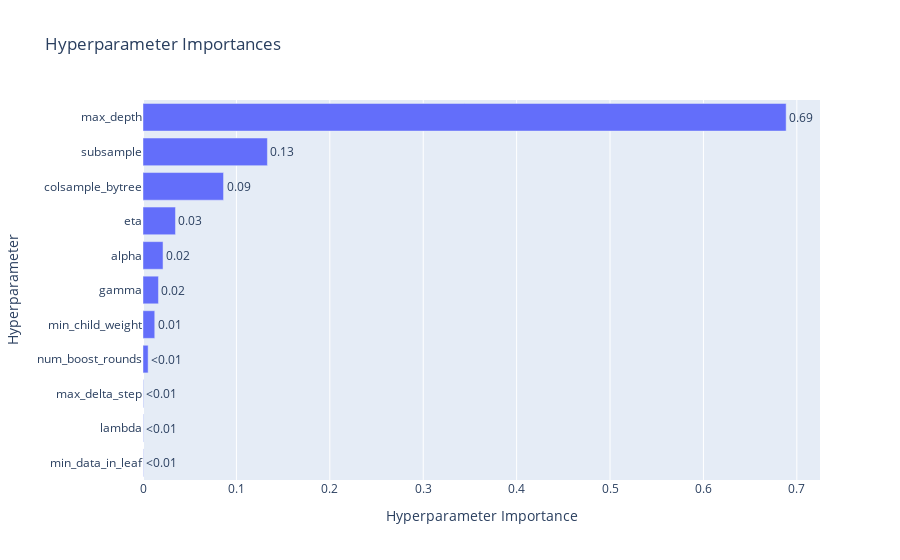

Notebook source saved alongside this figure:
### Code cell
vis.plot_param_importances(study)

### Figure 1 — Plotly figure (JSON) as saved in the notebook; plotly's stock layout.template omitted (floating-point values rounded to 4 significant figures)
{"data": [{"cliponaxis": false, "hovertemplate": ["min_data_in_leaf (FloatDistribution): 0.0003366183174578912<extra></extra>", "lambda (FloatDistribution): 0.00035824811059996997<extra></extra>", "max_delta_step (FloatDistribution): 0.00046462686398834885<extra></extra>", "num_boost_rounds (IntDistribution): 0.00549688468409741<extra></extra>", "min_child_weight (FloatDistribution): 0.012591508698090458<extra></extra>", "gamma (FloatDistribution): 0.016553664212432408<extra></extra>", "alpha (FloatDistribution): 0.021455891663594656<extra></extra>", "eta (FloatDistribution): 0.03476824551245918<extra></extra>", "colsample_bytree (FloatDistribution): 0.08622566595288027<extra></extra>", "subsample (FloatDistribution): 0.13319050748119982<extra></extra>", "max_depth (IntDistribution): 0.6885581385031998<extra></extra>"], "name": "Objective Value", "orientation": "h", "text": ["<0.01", "<0.01", "<0.01", "<0.01", "0.01", "0.02", "0.02", "0.03", "0.09", "0.13", "0.69"], "textposition": "outside", "x": [0.0003366, 0.0003582, 0.0004646, 0.005497, 0.01259, 0.01655, 0.02146, 0.03477, 0.08623, 0.1332, 0.6886], "y": ["min_data_in_leaf", "lambda", "max_delta_step", "num_boost_rounds", "min_child_weight", "gamma", "alpha", "eta", "colsample_bytree", "subsample", "max_depth"], "type": "bar"}], "layout": {"title": {"text": "Hyperparameter Importances"}, "xaxis": {"title": {"text": "Hyperparameter Importance"}}, "yaxis": {"title": {"text": "Hyperparameter"}}}}
